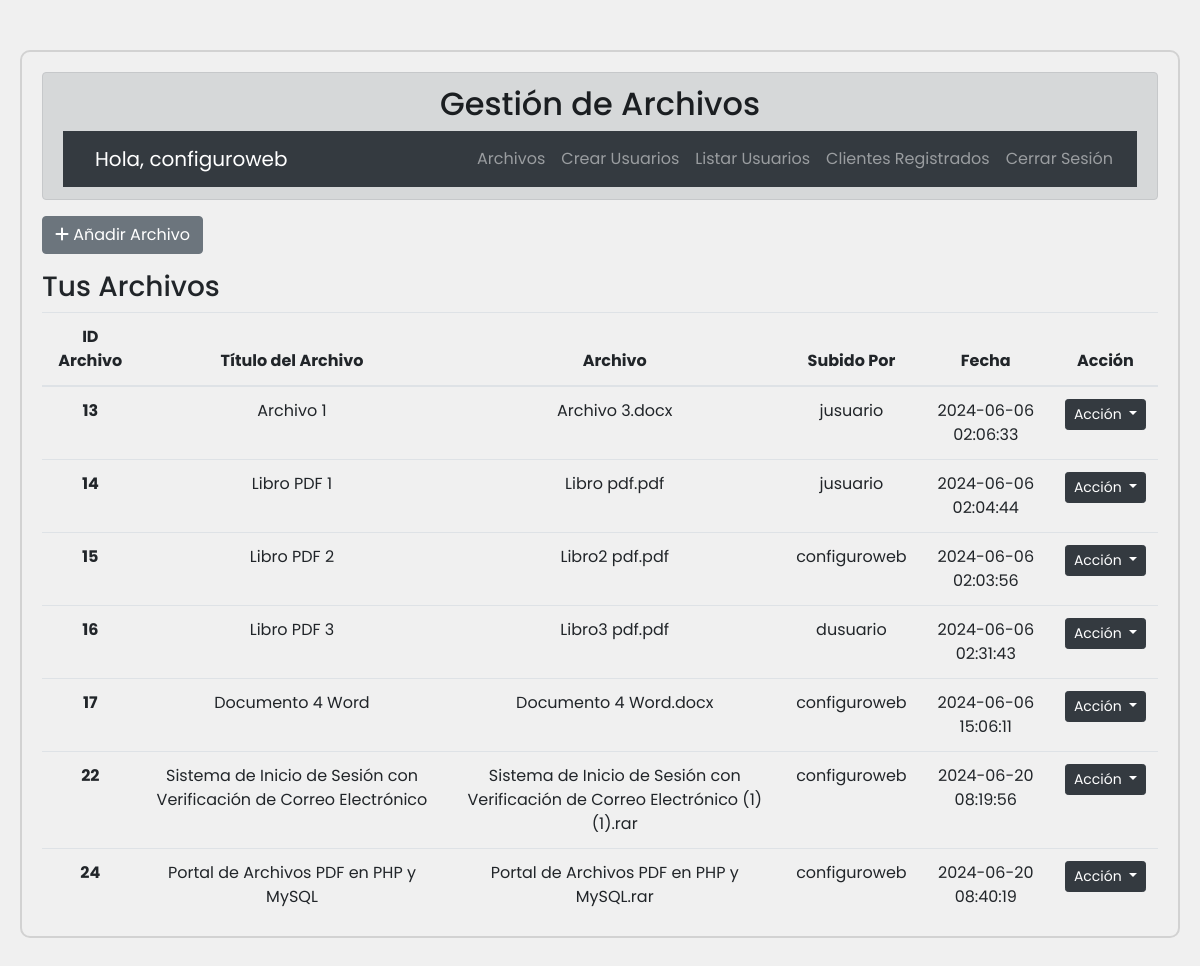
/admin/index.php (signed in), run on the app's committed database.
### tables this page shows
CREATE TABLE `tbl_users` (
  `user_id` int(11) NOT NULL,
  `username` varchar(255) NOT NULL,
  `password` varchar(255) NOT NULL,
  `role` varchar(100) NOT NULL DEFAULT 'user'
);

CREATE TABLE `tbl_file` (
  `tbl_file_id` int(11) NOT NULL,
  `file_title` varchar(255) NOT NULL,
  `file` varchar(255) NOT NULL,
  `file_uploader` varchar(255) NOT NULL,
  `date_uploaded` timestamp NOT NULL DEFAULT current_timestamp() ON UPDATE current_timestamp(),
  `status` enum('pending','approved') DEFAULT 'pending',
  `pre_published` tinyint(1) DEFAULT 0
);

CREATE TABLE `tbl_product` (
  `product_id` int(11) NOT NULL,
  `file_id` int(11) NOT NULL,
  `description` text NOT NULL,
  `image` varchar(255) NOT NULL,
  `price` decimal(10,2) NOT NULL
);

### admin/index.php (the view, shortened to what this page needs)
<?php
include('./conn/conn.php');
$user_id = $_SESSION['user_id'];
$stmt = $conn->prepare("SELECT username, role FROM tbl_users WHERE user_id = :user_id");
$stmt->bindParam(':user_id', $user_id, PDO::PARAM_INT);
$stmt->execute();
$user = $stmt->fetch(PDO::FETCH_ASSOC);
$role = $user['role'];
if ($role == 'admin') {
    $stmt = $conn->prepare("
        SELECT f.*, p.product_id
        FROM tbl_file f
        LEFT JOIN tbl_product p ON f.tbl_file_id = p.file_id
    ");
}
$stmt->execute();
$result = $stmt->fetchAll(PDO::FETCH_ASSOC);
?>
<!DOCTYPE html>
<html lang="es">
<head>
    <link rel="stylesheet" href="./assets/style.css">
    <link rel="stylesheet" href="https://cdn.jsdelivr.net/npm/bootstrap@4.6.2/dist/css/bootstrap.min.css">
    <link rel="stylesheet" href="https://cdnjs.cloudflare.com/ajax/libs/font-awesome/6.4.2/css/all.min.css" />
    <link rel="stylesheet" type="text/css" href="https://cdn.datatables.net/1.11.5/css/jquery.dataTables.css">
</head>
<body>
    <div class="main">
        <div class="alert alert-dark text-center" role="alert">
            <h2>Gestión de Archivos</h2>
            <?php include('assets/header.php'); ?>
        </div>
        <div class="file-container">
            <button type="button" class="btn btn-secondary mb-3" data-toggle="modal" data-target="#addFileModal">
                <i class="fa-solid fa-plus"></i> Añadir Archivo
            </button>
            <h3>Tus Archivos</h3>
            <table class="table table-hover text-center" id="fileTable">
                <thead>
                    <tr>
                        <th scope="col">ID Archivo</th>
                        <th scope="col">Título del Archivo</th>
                        <th scope="col">Archivo</th>
                        <th scope="col">Subido Por</th>
                        <th scope="col">Fecha</th>
                        <th scope="col">Acción</th>
                    </tr>
                </thead>
                <tbody>
                    <?php
                    foreach ($result as $row) {
                        $fileID = htmlspecialchars($row['tbl_file_id']);
                        $fileTitle = htmlspecialchars($row['file_title']);
                        $fileName = htmlspecialchars($row['file']);
                        $fileUploader = htmlspecialchars($row['file_uploader']);
                        $dateUploaded = htmlspecialchars($row['date_uploaded']);
                    ?>
                        <tr class="fileList">
                            <th id="fileID-<?= $fileID ?>"><?php echo $fileID ?></th>
                            <td id="fileTitle-<?= $fileID ?>"><?php echo $fileTitle ?></td>
                            <td id="file-<?= $fileID ?>"><?php echo $fileName ?></td>
                            <td id="fileUploader-<?= $fileID ?>"><?php echo $fileUploader ?></td>
                            <td id="dateUploaded-<?= $fileID ?>"><?php echo $dateUploaded ?></td>
                            <td>
                                <div class="btn-group">
                                    <button class="btn btn-dark btn-sm dropdown-toggle" type="button" data-toggle="dropdown" aria-expanded="false">
                                        Acción
                                    </button>
                                </div>
                            </td>
                        </tr>
                    <?php
                    }
                    ?>
                </tbody>
            </table>
        </div>
    </div>
</body>
</html>

### admin/assets/header.php (shortened to what this page needs)
<?php
include('./conn/conn.php');
if (!isset($_SESSION['user_id'])) {
    header("Location: login.php");
    exit();
} else {
    $user_id = $_SESSION['user_id'];
    $stmt = $conn->prepare("SELECT username, role FROM tbl_users WHERE user_id = :user_id");
    $stmt->bindParam(':user_id', $user_id);
    $stmt->execute();
    $user = $stmt->fetch(PDO::FETCH_ASSOC);
    $username = $user['username'];
    $role = $user['role'];
}
?>
<nav class="navbar navbar-expand-lg navbar-dark bg-dark">
    <a class="navbar-brand ml-3" href="">Hola, <?php echo htmlspecialchars($username); ?></a>
    <div class="collapse navbar-collapse" id="navbarNav">
        <ul class="navbar-nav ml-auto">
            <li class="nav-item">
                <a class="nav-link" href="index.php">Archivos</a>
            </li>
            <?php if ($role == 'admin') : ?>
                <li class="nav-item">
                    <a class="nav-link" href="register_user.php">Crear Usuarios</a>
                </li>
                <li class="nav-item">
                    <a class="nav-link" href="list_users.php">Listar Usuarios</a>
                </li>
                <li class="nav-item">
                    <a class="nav-link" href="customers.php">Clientes Registrados</a>
                </li>
            <?php endif; ?>
            <li class="nav-item">
                <a class="nav-link" href="endpoint/logout.php">Cerrar Sesión</a>
            </li>
        </ul>
    </div>
</nav>

### admin/assets/style.css (style rules this page uses)
* { margin: 0; padding: 0; font-family: 'Poppins', sans-serif; box-sizing: border-box; }
body { display: flex; justify-content: center; align-items: center; flex-direction: column; background-color: rgb(240, 240, 240) !important; padding: 20px; }
.main { margin-top: 30px; border: 2px solid rgb(210, 210, 210); padding: 20px; border-radius: 10px; width: 100%; max-width: 1200px; }
.file-container { max-height: 700px; overflow-x: auto; }
.table { max-height: 600px; overflow-y: auto; }

### data on the page
tbl_users: username "configuroweb"
tbl_file: tbl_file_id "13", file_title "Archivo 1", file "Archivo 3.docx", file_uploader "jusuario", date_uploaded "2024-06-06 02:06:33"
tbl_file: tbl_file_id "14", file_title "Libro PDF 1", file "Libro pdf.pdf", file_uploader "jusuario", date_uploaded "2024-06-06 02:04:44"
tbl_file: tbl_file_id "15", file_title "Libro PDF 2", file "Libro2 pdf.pdf", file_uploader "configuroweb", date_uploaded "2024-06-06 02:03:56"
tbl_file: tbl_file_id "16", file_title "Libro PDF 3", file "Libro3 pdf.pdf", file_uploader "dusuario", date_uploaded "2024-06-06 02:31:43"
tbl_file: tbl_file_id "17", file_title "Documento 4 Word", file "Documento 4 Word.docx", file_uploader "configuroweb", date_uploaded "2024-06-06 15:06:11"
tbl_product: file.tbl_file_id "22", file.file_title "Sistema de Inicio de Sesión con Verificación de Correo Electrónico", file.file "Sistema de Inicio de Sesión con Verificación de Correo Electrónico (1) (1).rar", file.file_uploader "configuroweb", file.date_uploaded "2024-06-20 08:19:56"
tbl_product: file.tbl_file_id "24", file.file_title "Portal de Archivos PDF en PHP y MySQL", file.file "Portal de Archivos PDF en PHP y MySQL.rar", file.file_uploader "configuroweb", file.date_uploaded "2024-06-20 08:40:19"
